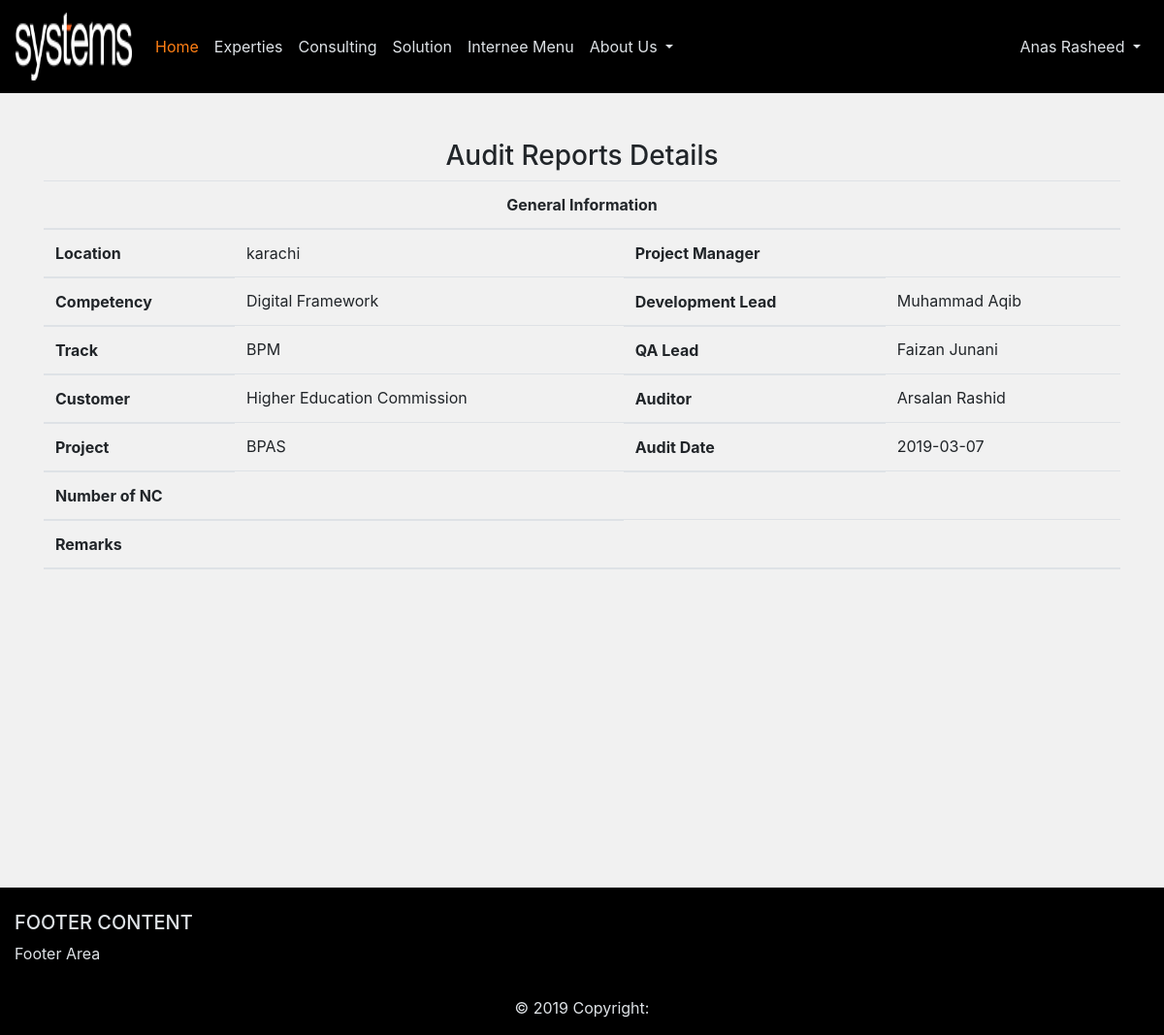
Screenshot of /Systems/view-report.php?id=9 (signed in) with the database file from the repository.
### tables this page shows
CREATE TABLE `audit` (
  `id` int(11) NOT NULL,
  `aduitDate` varchar(20) NOT NULL,
  `auditor` varchar(60) NOT NULL,
  `competency` varchar(40) NOT NULL,
  `Customer` varchar(60) NOT NULL,
  `Lead` varchar(40) NOT NULL,
  `location` varchar(40) NOT NULL,
  `projectManager` varchar(40) NOT NULL,
  `projectName` varchar(60) NOT NULL,
  `qaLead` varchar(40) NOT NULL,
  `remarks` text NOT NULL,
  `Total_NC` int(11) NOT NULL,
  `tracks` varchar(40) NOT NULL,
  `status` int(11) DEFAULT '0'
);

### Systems/view-report.php (the view, shortened to what this page needs)
<?php
include('config/header.php');
?>
<br/>
<br/>
<h3 class="h3 text-center" >Audit Reports Details</h3>
<div class="container">
  <div class="row">
    <div class="col-12">
<table  class="table text-center table-hover">
  <thead>
  	 	<?php
  	$id=$_GET['id'];
$query="select * from `audit` where id=$id";
$sql=mysqli_query($connect, $query);
$rows=mysqli_num_rows($sql);
if($rows==1){
	while($row=mysqli_fetch_assoc($sql)){
		$location=$row['location'];
		$competency=$row['competency'];
		$customer=$row['Customer'];
		$track=$row['tracks'];
		$auditDate=$row['aduitDate'];
		$Project=$row['projectName'];
    	$projectManager=$row['projectManager'];
    	$lead=$row['Lead'];
    	$qalead=$row['qaLead'];
    	$auditor=$row['auditor'];
    	$nc=$row['NC'];
      $remarks=$row['remarks'];
?>
    <tr>
      <th scope="col" colspan="8" style="text-align:center;">General Information
      <tr>
      <th scope="col" style="text-align:left">Location</th>
      <td style="text-align:left"><?php echo $location;?></td>
      <th scope="col" style="text-align:left">Project Manager</th>
      <td style="text-align:left"><?php echo $projectManager;?></td>
    <tr>
      <th scope="col" style="text-align:left">Competency</th>
      <td style="text-align:left"><?php echo $competency;?></td>
      <th scope="col" style="text-align:left">Development Lead</th>
      <td style="text-align:left"><?php echo $lead;?></td>
      <tr>
      <th scope="col" style="text-align:left">Track</th>
		<td style="text-align:left"><?php echo $track;?></td>
	  <th scope="col" style="text-align:left">QA Lead</th>
		<td style="text-align:left"><?php echo $qalead;?></td>
      <tr>
      <th scope="col" style="text-align:left">Customer</th>
      <td style="text-align:left"><?php echo $customer;?></td>
      <th scope="col" style="text-align:left">Auditor</th>
      <td style="text-align:left"><?php echo $auditor;?></td>
      <tr>
      <th scope="col" style="text-align:left">Project</th>
      <td style="text-align:left"><?php echo $Project;?></td>
      <th scope="col" style="text-align:left">Audit Date</th>
      <td style="text-align:left"><?php echo $auditDate;?></td>
      <tr>
      <th scope="col" colspan="2" style="text-align:left">Number of NC </th>
      <td colspan="2" style="text-align:right"><?php echo $nc;?></td>
      </tr>
  </tr>
  </tr>
  </tr>
  </tr>
  </tr>
  </tr>
    <tr>
      <th scope="col" colspan="4" style="text-align:left">Remarks</th>
    </tr>
    <tr>
      <td colspan="4" style="text-align:left"><?php echo $remarks;?></td>
    </tr>
  </thead>
  <?php	}
}
?>
</table>
</div>
</div>
</div>
<br>
 <br>
 <br>
 <br>
 <br>
 <br>
 <br>
 <br>
 <br>
 <br>
 <br>
 <br>
<?php
include('config/footer.php');
 ?>

### Systems/view-report.php (style rules this page uses)
body { background-color: #f1f1f1; }
table { left:50px; }

### rows the page displays
audit: location "karachi", competency "Digital Framework", Lead "Muhammad Aqib", tracks "BPM", qaLead "Faizan Junani", Customer "Higher Education Commission", auditor "Arsalan Rashid", projectName "BPAS", aduitDate "2019-03-07"

### other values shown
$fname "Anas"
$lname "Rasheed"
